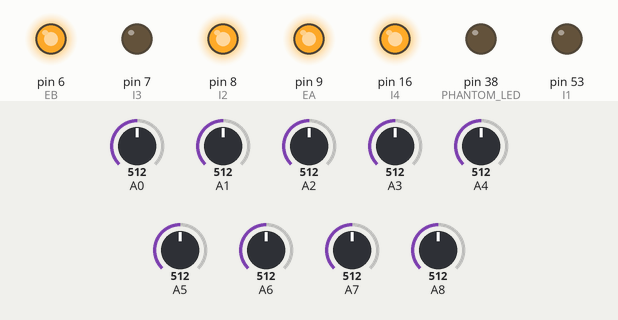
Recording of a sketch running on a simulated Arduino Mega 2560, built with avr-gcc and run on an emulated ATmega2560. Parts: output pins drawn as LEDs (lit = HIGH). The test bench sets the inputs (shaded band); at power-on: A0 = 512, A1 = 512, A2 = 512, A3 = 512, A4 = 512, A5 = 512, A6 = 512, A7 = 512, A8 = 512.

Above: at 6.2 s.
6.3 s: A0 set to 499
At 7.5 s:
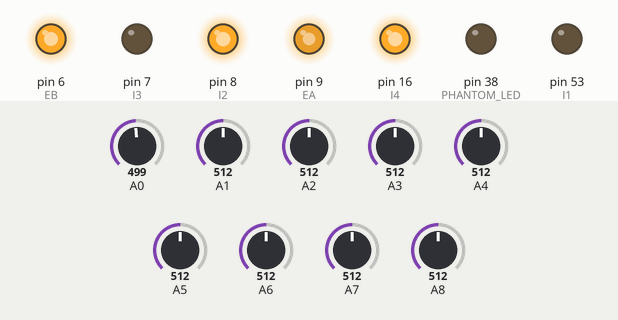
7.8 s: A1 set to 496
At 8.1 s:
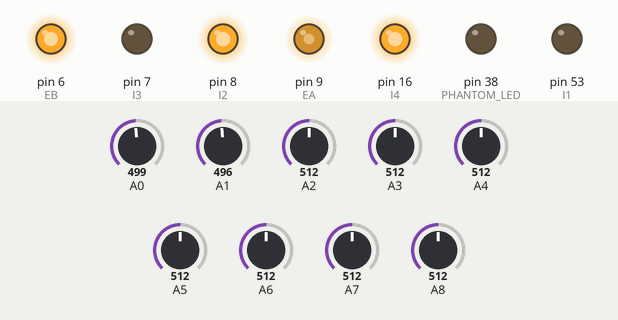
9.3 s: A2 set to 494
At 10.0 s:
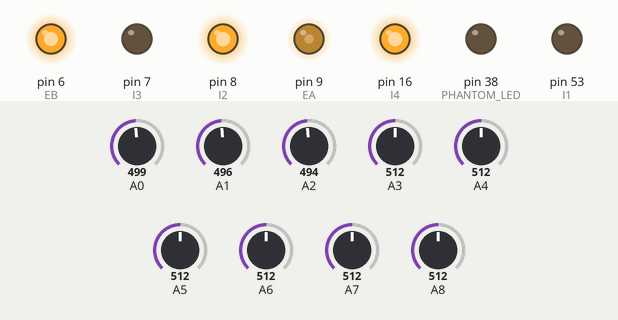
10.8 s: A3 set to 490
At 11.6 s:
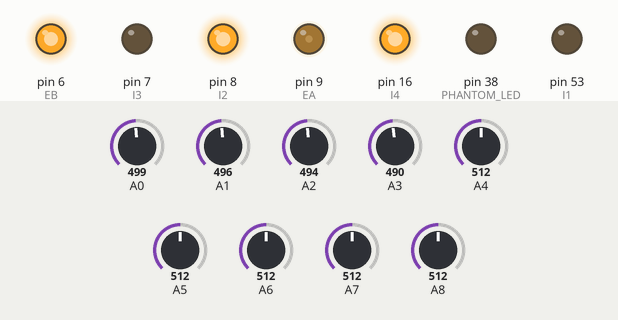
12.3 s: A4 set to 490
At 13.2 s:
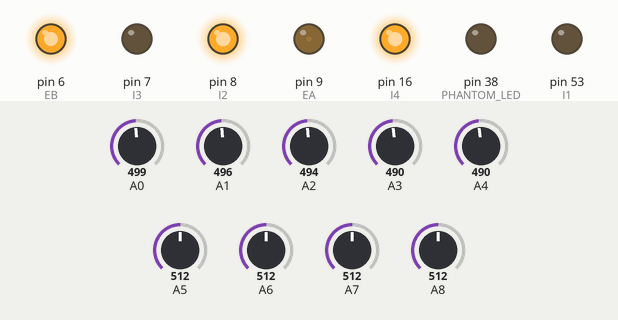
13.8 s: A5 set to 490
At 15.1 s:
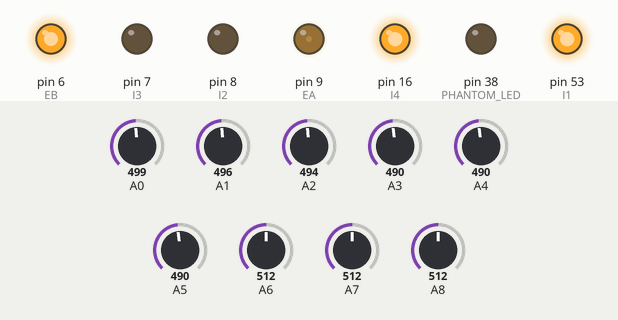
Timing chart, 0 to 16.3 s (numbered marks = the images above; inputs shaded):
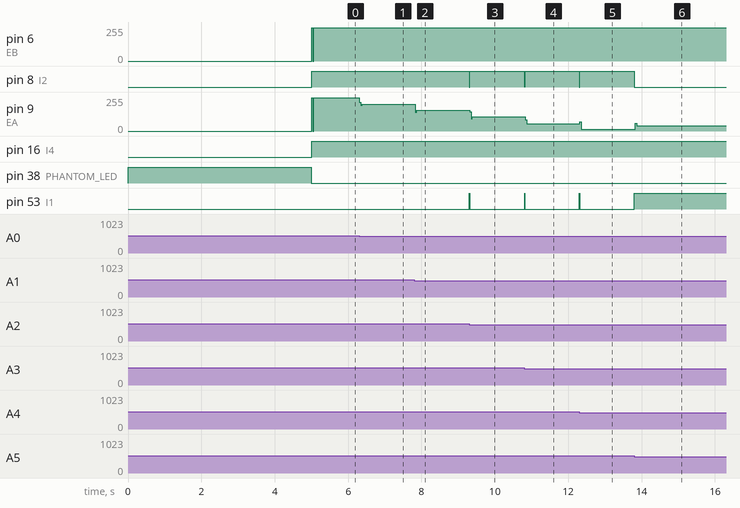

The sketch:

mainCarrera.ino
```cpp
//SETEO DE VARIABLES*********************
double kp=9.0;
double ki=0.0;
double kd=24.0;
int vel=250;
//int velmax=250;//velocidad "frontal" del seguidor
//int velar=100;
//int tar=2000;

double kFrenoD=0.0;
double kFrenoP=0.0;
//SOLO MODIFICAR ^^^ESOS^^^ VALORES
//int vel=0;
//int arrT=0;

int PHANTOM_LED=38;
int PHANTOM_GO=24;
boolean correr=false;
void setup() {
  //leerData();
  pinMode(PHANTOM_GO,INPUT);
  pinMode(PHANTOM_LED,OUTPUT);
  setPidClock();//se inicia el timer que activa el calculo del pid
  setDriverModes();//seteo de salidas para el driver


  digitalWrite(PHANTOM_LED,HIGH);
 calibrar();//5segundos de calibracion
  digitalWrite(PHANTOM_LED,LOW);

  correr=true;
}
void loop() {
}
```

pid.ino
```cpp
double ep=0.0;double ei=0.0;double ed=0.0;

double pos=60.0;
double preve=0.0;
double prevpos=60.0;
double setpoint=60.0;
unsigned long medTime=0;
void setPidClock(){//para que sea mas bonito
  setearTimer50htz();
}
void setearTimer50htz(){//seteo de timer de 50khz con variables de registro
  noInterrupts(); // disable all interrupts
  TCCR3A = 0;
  TCCR3B = 0;
  TCNT3 = 0;
  OCR3A = 625; // compare match register 16MHz/256/50Hz (20016micros)
  TCCR3B |= (1 << WGM32); // CTC mode
  TCCR3B |= (1 << CS32 ); // 256 prescaler
  TIMSK3 |= (1 << OCIE3A); // enable timer compare interrupt
  interrupts();
}
ISR(TIMER3_COMPA_vect) // rutina de interrupcion 3
{

  if(correr){
  /*  if(millis()-arrT<tar){
    vel=velar+pow(((millis()-arrT)/tar),2)*(velmax-velar);
  }else{
    vel=velmax;
  }*/
  sensado();//llamado a sensar
  pidCalc();//calculo del pid
  correccion();//seteo de motores
  }
}
void pidCalc(){ //calculo del pid
    double e=setpoint-pos;
    ep=e*kp;
    if(abs(out)<255 or ei*e<0){
  ei+=ki*e;
  }
    ed=(e-preve)*kd;
    out=ep+ei+ed;
    freno=max(abs(e-preve)*kFrenoD,abs(e)*kFrenoP);
    preve=e;
}
```

sensores.ino
```cpp
int max[]={0,0,0,0,0,0,0,0,0};
int min[]={1024,1024,1024,1024,1024,1024,1024,1024,1024};
bool invertir=false;//true para smd(733)
bool calibrado=false;
int s[]={0,0,0,0,0,0,0,0,0};
float posSen[]={18.0,28.0,38.0,48.0,60.0,72.0,82.0,92.0,102.0};
int sPin[]={40,37,36,35,34,33,32,31,30};


void sensado(){//eso que dice
  if(calibrado){//si ya esta calibrado empezamos a medir
  float prom=0;
  float sum=0;
  for(int a=0;a<9;a++){
    //s[a]=map(analogRead(a),min[a],max[a],0,1023);//ANALOGICOmapeo de el minimo y max a 0-1023
    //s[a]=(digitalRead(sPin[a])*1024);//DIGITAL
    s[a]=digitalizar(analogRead(a),min[a],max[a]);//ANALOGICODigitalizado
    if(invertir){//si es el 733 se invierte
      s[a]=1023-s[a];
    }
    if(s[a]<500) s[a]=0;
    //s[a]=(analogRead(a))/4;
    prom+=s[a]*posSen[a];
    sum+=s[a];
  }
  if(sum!=0 ){
   pos=prom/sum;
  }
  }
}
int digitalizar(int s,int mi,int ma){
  float me=(mi+ma)/2;
  if(s<me)
  return 0;
  else
  return 1023;
}

void calibrar(){//calibrar durante los primeros 5 segundos
  int tiempo = millis();
  while(millis()-tiempo<5000){
    for(int a=0;a<9;a++){
      int sen=analogRead(a);
      max[a]=max(max[a],sen);
      min[a]=min(min[a],sen);
    }
  }
  calibrado=true;
 }
```

driver.ino
```cpp
int EA=9,EB=6,I1=53,I2=8,I3=7,I4=16;//pines del driver
int freno=0;
double out=0.0;
void setDriverModes(){
  pinMode (EA, OUTPUT); //todos outputs
  pinMode (EB, OUTPUT);
  pinMode (I1, OUTPUT);
  pinMode (I2, OUTPUT);
  pinMode (I3, OUTPUT);
  pinMode (I4, OUTPUT);
}
void correccion(){//giro
  int v=max(0,vel-freno);
  if(out>0){//si el error es positivo girar a la derecha
    setMotores(max(-255,v-out),v);
  }else if(out<0){//si el error es negativo girar a la izquierda
    setMotores(v,max(-255,v+out));
  }
  else{
    setMotores(v,v);
  }
}
void setMotores(int velI,int velD){//funcion para setear velocidades
  motorIzq(velI);
  motorDer(velD);
}
void motorDer(int vel){//seteo de velocidad al derecho
    analogWrite(EA,0);
    digitalWrite(I1,vel<0);
    digitalWrite(I2,vel>0);
    analogWrite(EA,abs(vel));
}
void motorIzq(int vel){//seteo de velocidad al izq
    analogWrite(EB,0);
    digitalWrite(I3,vel<0);
    digitalWrite(I4,vel>0);
    analogWrite(EB,abs(vel));
}
void trabarIzq(){//trabar motores
  analogWrite(EB,128);
  digitalWrite(I3,false);
  digitalWrite(I4,false);
}
void trabarDer(){//trabar motores
  analogWrite(EA,128);
  digitalWrite(I1,false);
  digitalWrite(I2,false);
}
```

Measured:
- the behaviour switches between 512 and 511 on A0 (found by bisection; images 0 and 1)
- the behaviour switches between 512 and 511 on A1 (found by bisection; images 1 and 2)
- the behaviour switches between 512 and 511 on A2 (found by bisection; images 2 and 3)
- after the input at 6.3 s, pin 9 (EA): 250/255 → 202/255 at once
- after the input at 7.8 s, pin 9 (EA): 202/255 → 154/255 at once
- after the input at 9.3 s, pin 8 (I2): HIGH → LOW at once, → HIGH 0.01 s later; pin 9 (EA): 154/255 → 106/255 at once; pin 53 (I1): LOW → HIGH at once, → LOW 0.01 s later
- after the input at 10.8 s, pin 8 (I2): HIGH → LOW at once, → HIGH 0.01 s later; pin 9 (EA): 106/255 → 55/255 at once; pin 53 (I1): LOW → HIGH at once, → LOW 0.01 s later
- after the input at 12.3 s, pin 8 (I2): HIGH → LOW at once, → HIGH 0.01 s later; pin 9 (EA): 55/255 → 12/255 at once; pin 53 (I1): LOW → HIGH at once, → LOW 0.01 s later
- after the input at 13.8 s, pin 8 (I2): HIGH → LOW at once; pin 9 (EA): 12/255 → 38/255 at once; pin 53 (I1): LOW → HIGH at once
